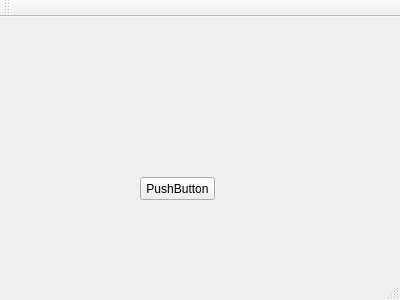
<?xml version="1.0" encoding="UTF-8"?>
<ui version="4.0">
 <class>MainWindow</class>
 <widget class="QMainWindow" name="MainWindow">
  <property name="geometry">
   <rect>
    <x>0</x>
    <y>0</y>
    <width>400</width>
    <height>300</height>
   </rect>
  </property>
  <property name="windowTitle">
   <string>MainWindow</string>
  </property>
  <widget class="QWidget" name="centralWidget">
   <widget class="QPushButton" name="pushButton">
    <property name="geometry">
     <rect>
      <x>140</x>
      <y>160</y>
      <width>75</width>
      <height>23</height>
     </rect>
    </property>
    <property name="text">
     <string>PushButton</string>
    </property>
   </widget>
  </widget>
  <widget class="QMenuBar" name="menuBar">
   <property name="geometry">
    <rect>
     <x>0</x>
     <y>0</y>
     <width>400</width>
     <height>23</height>
    </rect>
   </property>
  </widget>
  <widget class="QToolBar" name="mainToolBar">
   <attribute name="toolBarArea">
    <enum>TopToolBarArea</enum>
   </attribute>
   <attribute name="toolBarBreak">
    <bool>false</bool>
   </attribute>
  </widget>
  <widget class="QStatusBar" name="statusBar"/>
 </widget>
 <layoutdefault spacing="6" margin="11"/>
 <resources/>
 <connections/>
</ui>
